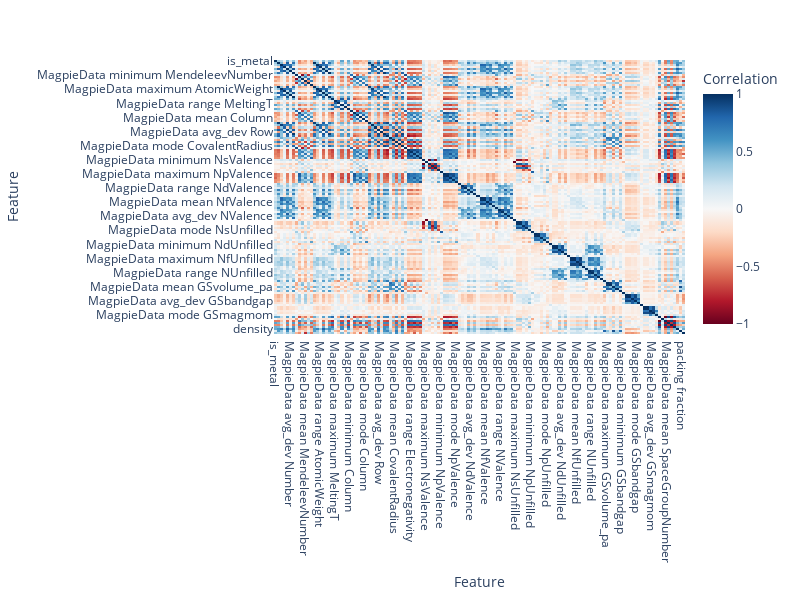

Notebook code for this chart:
### Markdown cell above
### Finding Correlation Matrix

The correlation matrix measures the linear relationship between pairs of features in a dataset. It provides an indication of how strongly and in what direction two features are related. A correlation value ranges from -1 to 1, where -1 indicates a strong negative correlation, 0 indicates no correlation, and 1 indicates a strong positive correlation.

### Code cell
import plotly.express as px

# exclude the target and numerical Feature
excluded = ["formula", "structure", "composition",]
sample_df_num = sample_df.drop(excluded, axis=1)

# Calculate the correlation matrix
corr = sample_df_num.corr()

# Create a heatmap using Plotly
fig = px.imshow(corr,
                text_auto=True,
                aspect="auto",
                color_continuous_scale='RdBu',
                labels=dict(x="Feature", y="Feature", color="Correlation"))

# Update layout for better visualization
fig.update_layout(width=800, height=600)

# Show the plot
fig.show()

### Figure 1 — Plotly figure (JSON) as saved in the notebook; plotly's stock layout.template omitted (floating-point values rounded to 4 significant figures; data arrays with more than 128 entries replaced by an {"elided": "..."} marker saying what was removed)
{"data": [{"coloraxis": "coloraxis", "hovertemplate": "Feature: %{x}<br>Feature: %{y}<br>Correlation: %{z}<extra></extra>", "name": "0", "texttemplate": "%{z}", "type": "heatmap", "x": {"elided": "136 str values"}, "xaxis": "x", "y": {"elided": "136 str values"}, "yaxis": "y", "z": {"elided": "136x136 float values"}}], "layout": {"coloraxis": {"colorbar": {"title": {"text": "Correlation"}}, "colorscale": [[0, "rgb(103,0,31)"], [0.1, "rgb(178,24,43)"], [0.2, "rgb(214,96,77)"], [0.3, "rgb(244,165,130)"], [0.4, "rgb(253,219,199)"], [0.5, "rgb(247,247,247)"], [0.6, "rgb(209,229,240)"], [0.7, "rgb(146,197,222)"], [0.8, "rgb(67,147,195)"], [0.9, "rgb(33,102,172)"], [1, "rgb(5,48,97)"]]}, "height": 600, "margin": {"t": 60}, "width": 800, "xaxis": {"anchor": "y", "domain": [0, 1], "title": {"text": "Feature"}}, "yaxis": {"anchor": "x", "autorange": "reversed", "domain": [0, 1], "title": {"text": "Feature"}}}}
